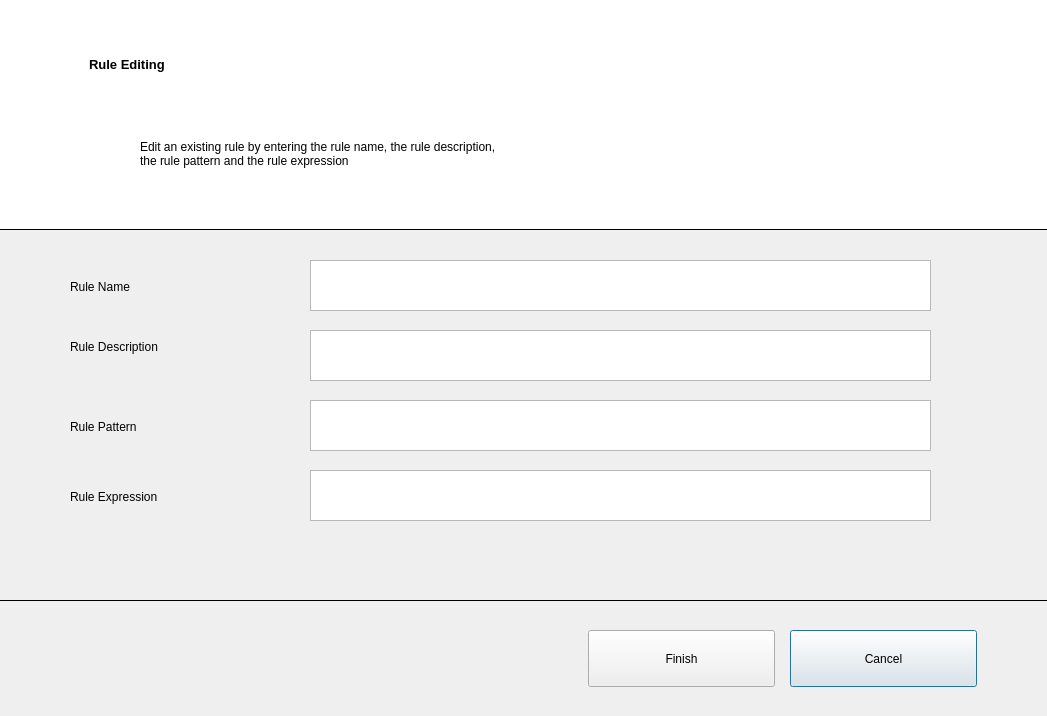
<?xml version="1.0" encoding="UTF-8"?>
<ui version="4.0">
 <class>Dialog</class>
 <widget class="QDialog" name="Dialog">
  <property name="geometry">
   <rect>
    <x>0</x>
    <y>0</y>
    <width>1047</width>
    <height>716</height>
   </rect>
  </property>
  <property name="windowTitle">
   <string>Dialog</string>
  </property>
  <widget class="QLabel" name="label">
   <property name="geometry">
    <rect>
     <x>70</x>
     <y>330</y>
     <width>191</width>
     <height>33</height>
    </rect>
   </property>
   <property name="text">
    <string>Rule Description</string>
   </property>
  </widget>
  <widget class="QLabel" name="label_2">
   <property name="geometry">
    <rect>
     <x>70</x>
     <y>270</y>
     <width>131</width>
     <height>33</height>
    </rect>
   </property>
   <property name="text">
    <string>Rule Name</string>
   </property>
  </widget>
  <widget class="QFrame" name="frame">
   <property name="geometry">
    <rect>
     <x>-31</x>
     <y>-1</y>
     <width>1121</width>
     <height>231</height>
    </rect>
   </property>
   <property name="autoFillBackground">
    <bool>false</bool>
   </property>
   <property name="styleSheet">
    <string notr="true">background-color: rgb(255, 255, 255);</string>
   </property>
   <property name="frameShape">
    <enum>QFrame::Box</enum>
   </property>
   <property name="frameShadow">
    <enum>QFrame::Plain</enum>
   </property>
   <widget class="QLabel" name="title_label">
    <property name="geometry">
     <rect>
      <x>120</x>
      <y>40</y>
      <width>341</width>
      <height>51</height>
     </rect>
    </property>
    <property name="font">
     <font>
      <pointsize>10</pointsize>
      <weight>75</weight>
      <bold>true</bold>
     </font>
    </property>
    <property name="text">
     <string>Rule Editing</string>
    </property>
    <property name="textFormat">
     <enum>Qt::AutoText</enum>
    </property>
   </widget>
   <widget class="QLabel" name="subtitle_label">
    <property name="geometry">
     <rect>
      <x>170</x>
      <y>90</y>
      <width>921</width>
      <height>131</height>
     </rect>
    </property>
    <property name="font">
     <font>
      <pointsize>9</pointsize>
     </font>
    </property>
    <property name="text">
     <string>&lt;!DOCTYPE HTML PUBLIC &quot;-//W3C//DTD HTML 4.0//EN&quot; &quot;http://www.w3.org/TR/REC-html40/strict.dtd&quot;&gt;
&lt;html&gt;&lt;head&gt;&lt;meta name=&quot;qrichtext&quot; content=&quot;1&quot; /&gt;&lt;style type=&quot;text/css&quot;&gt;
p, li { white-space: pre-wrap; }
&lt;/style&gt;&lt;/head&gt;&lt;body style=&quot; font-family:'MS Shell Dlg 2'; font-size:9pt; font-weight:400; font-style:normal;&quot;&gt;
&lt;p style=&quot; margin-top:0px; margin-bottom:0px; margin-left:0px; margin-right:0px; -qt-block-indent:0; text-indent:0px;&quot;&gt;Edit an existing rule by entering the rule name, the rule description, &lt;/p&gt;
&lt;p style=&quot; margin-top:0px; margin-bottom:0px; margin-left:0px; margin-right:0px; -qt-block-indent:0; text-indent:0px;&quot;&gt;the rule pattern and the rule expression&lt;/p&gt;&lt;/body&gt;&lt;/html&gt;</string>
    </property>
    <property name="textFormat">
     <enum>Qt::AutoText</enum>
    </property>
    <property name="indent">
     <number>1</number>
    </property>
   </widget>
  </widget>
  <widget class="QFrame" name="frame_2">
   <property name="geometry">
    <rect>
     <x>-20</x>
     <y>600</y>
     <width>1121</width>
     <height>131</height>
    </rect>
   </property>
   <property name="frameShape">
    <enum>QFrame::Box</enum>
   </property>
   <property name="frameShadow">
    <enum>QFrame::Plain</enum>
   </property>
   <widget class="QPushButton" name="cancel_button">
    <property name="geometry">
     <rect>
      <x>810</x>
      <y>30</y>
      <width>187</width>
      <height>57</height>
     </rect>
    </property>
    <property name="text">
     <string>Cancel</string>
    </property>
   </widget>
   <widget class="QPushButton" name="finish_button">
    <property name="geometry">
     <rect>
      <x>608</x>
      <y>30</y>
      <width>187</width>
      <height>57</height>
     </rect>
    </property>
    <property name="acceptDrops">
     <bool>false</bool>
    </property>
    <property name="text">
     <string>Finish</string>
    </property>
    <property name="autoDefault">
     <bool>true</bool>
    </property>
    <property name="default">
     <bool>false</bool>
    </property>
    <property name="flat">
     <bool>false</bool>
    </property>
   </widget>
  </widget>
  <widget class="QLabel" name="label_3">
   <property name="geometry">
    <rect>
     <x>70</x>
     <y>410</y>
     <width>151</width>
     <height>33</height>
    </rect>
   </property>
   <property name="text">
    <string>Rule Pattern</string>
   </property>
  </widget>
  <widget class="QLabel" name="label_4">
   <property name="geometry">
    <rect>
     <x>70</x>
     <y>480</y>
     <width>201</width>
     <height>33</height>
    </rect>
   </property>
   <property name="text">
    <string>Rule Expression</string>
   </property>
  </widget>
  <widget class="QPlainTextEdit" name="pattern_plain_text_edit">
   <property name="geometry">
    <rect>
     <x>310</x>
     <y>400</y>
     <width>621</width>
     <height>51</height>
    </rect>
   </property>
  </widget>
  <widget class="QPlainTextEdit" name="description_plain_text_edit">
   <property name="geometry">
    <rect>
     <x>310</x>
     <y>330</y>
     <width>621</width>
     <height>51</height>
    </rect>
   </property>
  </widget>
  <widget class="QPlainTextEdit" name="expression_plain_text_edit">
   <property name="geometry">
    <rect>
     <x>310</x>
     <y>470</y>
     <width>621</width>
     <height>51</height>
    </rect>
   </property>
  </widget>
  <widget class="QPlainTextEdit" name="name_plain_text_edit">
   <property name="geometry">
    <rect>
     <x>310</x>
     <y>260</y>
     <width>621</width>
     <height>51</height>
    </rect>
   </property>
  </widget>
 </widget>
 <resources/>
 <connections/>
</ui>
